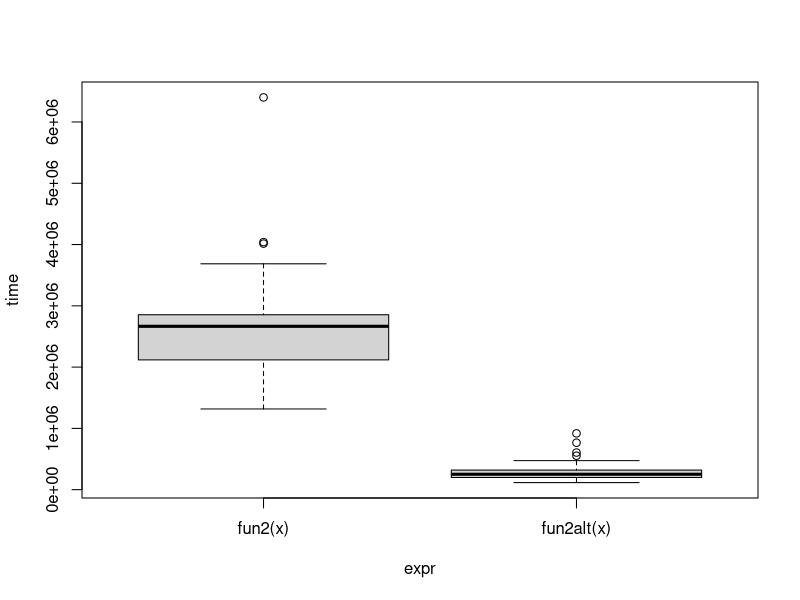

Source code (R): (Note: this script raises an error after producing the figure.)
## ---- chunk 1
knitr::opts_chunk$set(eval = F)
## ---- chunk 2
library(parallel)
library(foreach)
library(doParallel)
## ---- chunk 3
fun1 <- function(n = 100, k = 4, lambda = 4) {
  x <- NULL
  
  for (i in 1:n)
    # Gives integers generated from Poisson distribution
    x <- rbind(x, rpois(k, lambda))
  
  return(x)
}

fun1alt <- function(n = 100, k = 4, lambda = 4) {
  # Make a matrix of n*k draws
  matrix(rpois(n*k,lambda), ncol=k)
}

# Benchmarking
microbenchmark::microbenchmark(
  fun1(),
  fun1alt()
)
## ---- chunk 4
# Data Generating Process (10 x 10,000 matrix)
set.seed(1234)
x <- matrix(rnorm(1e4), nrow=10)

# Find each column's max value
fun2 <- function(x) {
  apply(x, 2, max)
}

fun2alt <- function(x) {
  # column binding
  x[cbind(max.col(t(x)), 1:ncol(x))]
}

# Benchmarking
ans <- microbenchmark::microbenchmark(
  fun2(x),
  fun2alt(x)
  )

plot(ans)
## ---- chunk 5
my_boot <- function(dat, stat, R, ncpus = 1L) {
  
  # Getting the random indices
  n <- nrow(dat)
  idx <- matrix(sample.int(n, n*R, TRUE), nrow=n, ncol=R)
 
  # STEP 1: Making the cluster using `ncpus`; distribute tasks across course
  cl <- makePSOCKcluster(ncpus)
  
  # STEP 2: Export the cluster
  clusterExport(cl, varlist = c("idx", "dat", "stat"), envir = environment())
  
  # Ensures each bootstrap starts with a separate seed
  # clusterSetRNGStream(cl, 370)


  # STEP 3: Evaluate
  ans <- parLapply(cl, seq_len(R), function(i) {
    stat(dat[idx[,i], , drop=FALSE])
  })
  
  # Coercing the list into a matrix
  ans <- do.call(rbind, ans)
  
  # STEP 4: Close the cluster
  #Stops collisions from happening
  stopCluster(cl)
  
  ans
  
}
## ---- chunk 6
# Bootstrap of a linear regression model
my_stat <- function(d){
  return(coef(lm(y~x, data=d)))
}

# DATA SIM
set.seed(1)
# Size of data
n <- 500 
# Number of bootstraps
R <- 1e4
x <- cbind(rnorm(n)) 
y <- x*5 + rnorm(n)

# Check if we get something similar as lm
# R's way
ans0 <- confint(lm(y~x))

# Our method implemented from scratch
ans1 <- my_boot(dat = data.frame(x=x,y=y), stat=my_stat, R=R, ncpus=2)

ans0
ans1
## ---- chunk 7

